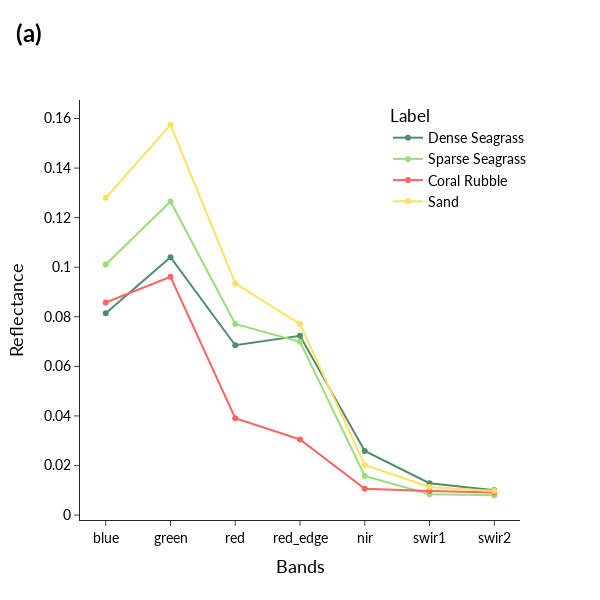
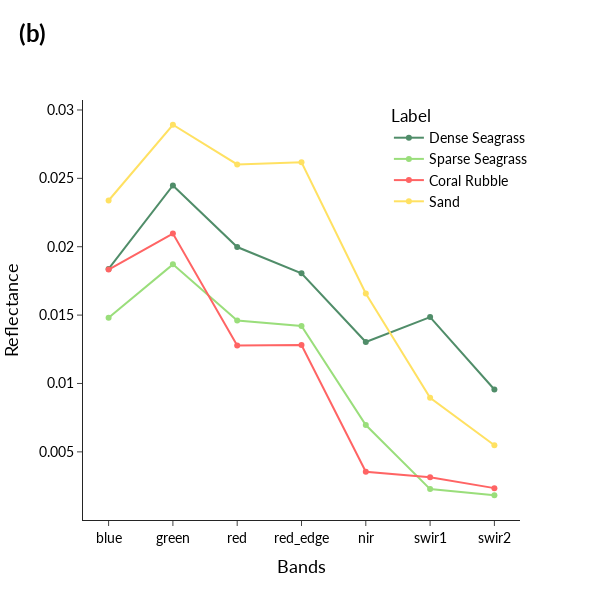

Notebook code cell kept with these figures, in order:
### Code cell
# Font styles
title_font_style = dict(
    family='Lato',
    color='black',
    size=18
)

font_style = dict(
    family='Lato',
    color='black',
    size=14
)

color_map = {
    1: '#508D69',
    2: '#9ADE7B',
    3: '#FF6464',
    4: '#FFE162'
}

labels = {
    1: 'Dense Seagrass', 
    2: 'Sparse Seagrass', 
    3: 'Coral Rubble', 
    4: 'Sand'
}

# Plot for Mean Reflectance Profiles
fig_mean = go.Figure()

for class_level in mean_df['predictions'].unique():
    data_class_mean = mean_df[mean_df['predictions'] == class_level]
    fig_mean.add_trace(
        go.Scatter(
            x=['blue', 'green', 'red', 'red_edge', 'nir', 'swir1', 'swir2'],
            y=[
                data_class_mean['blue_mean'].values[0],
                data_class_mean['green_mean'].values[0],
                data_class_mean['red_mean'].values[0],
                data_class_mean['red_edge_mean'].values[0],
                data_class_mean['nir_mean'].values[0],
                data_class_mean['swir1_mean'].values[0],
                data_class_mean['swir2_mean'].values[0]
            ],
            mode='markers+lines',
            name=labels.get(class_level, "Unknown Class"),
            line=dict(color=color_map.get(class_level, 'black')),
            marker=dict(color=color_map.get(class_level, 'black'))
        )
    )

# Add annotation (a) for Mean Plot
fig_mean.add_annotation(
    text="(a)",
    xref="paper", yref="paper",
    x=-0.15, y=1.2,
    xanchor="left", yanchor="top",
    showarrow=False,
    font=dict(
        family='Lato',
        color='black',
        weight='bold',
        size=24
    )
)

# Update layout for Mean Plot
fig_mean.update_layout(
    xaxis=dict(
        title='Bands',
        titlefont=title_font_style,
        tickfont=font_style
    ),
    yaxis=dict(
        title='Reflectance',
        titlefont=title_font_style,
        tickfont=font_style
    ),
    legend_title='Label',
    legend=dict(
        x=0.7,
        y=1,
        traceorder='normal',
        font=font_style
    ),
    template='simple_white',
    height=600,
    width=600
)

fig_mean.show()

# Save Mean Plot
fig_mean.write_image(
    os.path.join(img_path, 'reflectance_profiles_mean.png'), 
    engine="kaleido", scale=6
)


# Plot for Standard Deviation Reflectance Profiles
fig_std = go.Figure()

for class_level in std_df['predictions'].unique():
    data_class_std = std_df[std_df['predictions'] == class_level]
    fig_std.add_trace(
        go.Scatter(
            x=['blue', 'green', 'red', 'red_edge', 'nir', 'swir1', 'swir2'],
            y=[
                data_class_std['blue_std'].values[0],
                data_class_std['green_std'].values[0],
                data_class_std['red_std'].values[0],
                data_class_std['red_edge_std'].values[0],
                data_class_std['nir_std'].values[0],
                data_class_std['swir1_std'].values[0],
                data_class_std['swir2_std'].values[0]
            ],
            mode='markers+lines',
            name=labels.get(class_level, "Unknown Class"),
            line=dict(color=color_map.get(class_level, 'black')),
            marker=dict(color=color_map.get(class_level, 'black'))
        )
    )

# Add annotation (b) for Std Plot
fig_std.add_annotation(
    text="(b)",
    xref="paper", yref="paper",
    x=-0.15, y=1.2,
    xanchor="left", yanchor="top",
    showarrow=False,
    font=dict(
        family='Lato',
        color='black',
        weight='bold',
        size=24
    )
)

# Update layout for Std Plot
fig_std.update_layout(
    xaxis=dict(
        title='Bands',
        titlefont=title_font_style,
        tickfont=font_style
    ),
    yaxis=dict(
        title='Reflectance',
        titlefont=title_font_style,
        tickfont=font_style
    ),
    legend_title='Label',
    legend=dict(
        x=0.7,
        y=1,
        traceorder='normal',
        font=font_style
    ),
    template='simple_white',
    height=600,
    width=600
)

fig_std.show()

# Save Std Plot
fig_std.write_image(
    os.path.join(img_path, 'reflectance_profiles_std.png'), 
    engine="kaleido", scale=6
)

### Figure 1 — Plotly figure (JSON) as saved in the notebook; plotly's stock layout.template omitted (floating-point values rounded to 4 significant figures)
{"data": [{"line": {"color": "#508D69"}, "marker": {"color": "#508D69"}, "mode": "markers+lines", "name": "Dense Seagrass", "type": "scatter", "x": ["blue", "green", "red", "red_edge", "nir", "swir1", "swir2"], "y": [0.08144, 0.1041, 0.06851, 0.07236, 0.02587, 0.01286, 0.01005]}, {"line": {"color": "#9ADE7B"}, "marker": {"color": "#9ADE7B"}, "mode": "markers+lines", "name": "Sparse Seagrass", "type": "scatter", "x": ["blue", "green", "red", "red_edge", "nir", "swir1", "swir2"], "y": [0.1011, 0.1265, 0.07711, 0.06989, 0.0158, 0.008377, 0.007988]}, {"line": {"color": "#FF6464"}, "marker": {"color": "#FF6464"}, "mode": "markers+lines", "name": "Coral Rubble", "type": "scatter", "x": ["blue", "green", "red", "red_edge", "nir", "swir1", "swir2"], "y": [0.08577, 0.09615, 0.0391, 0.0305, 0.01059, 0.009654, 0.009049]}, {"line": {"color": "#FFE162"}, "marker": {"color": "#FFE162"}, "mode": "markers+lines", "name": "Sand", "type": "scatter", "x": ["blue", "green", "red", "red_edge", "nir", "swir1", "swir2"], "y": [0.128, 0.1575, 0.09346, 0.07706, 0.02022, 0.01132, 0.009689]}], "layout": {"annotations": [{"font": {"color": "black", "family": "Lato", "size": 24, "weight": "bold"}, "showarrow": false, "text": "(a)", "x": -0.15, "xanchor": "left", "xref": "paper", "y": 1.2, "yanchor": "top", "yref": "paper"}], "height": 600, "legend": {"font": {"color": "black", "family": "Lato", "size": 14}, "title": {"text": "Label"}, "traceorder": "normal", "x": 0.7, "y": 1}, "width": 600, "xaxis": {"tickfont": {"color": "black", "family": "Lato", "size": 14}, "title": {"font": {"color": "black", "family": "Lato", "size": 18}, "text": "Bands"}}, "yaxis": {"tickfont": {"color": "black", "family": "Lato", "size": 14}, "title": {"font": {"color": "black", "family": "Lato", "size": 18}, "text": "Reflectance"}}}}

### Figure 2 — Plotly figure (JSON) as saved in the notebook; plotly's stock layout.template omitted (floating-point values rounded to 4 significant figures)
{"data": [{"line": {"color": "#508D69"}, "marker": {"color": "#508D69"}, "mode": "markers+lines", "name": "Dense Seagrass", "type": "scatter", "x": ["blue", "green", "red", "red_edge", "nir", "swir1", "swir2"], "y": [0.01837, 0.02448, 0.01998, 0.01806, 0.01303, 0.01485, 0.009558]}, {"line": {"color": "#9ADE7B"}, "marker": {"color": "#9ADE7B"}, "mode": "markers+lines", "name": "Sparse Seagrass", "type": "scatter", "x": ["blue", "green", "red", "red_edge", "nir", "swir1", "swir2"], "y": [0.01481, 0.01871, 0.0146, 0.01421, 0.006961, 0.002278, 0.001827]}, {"line": {"color": "#FF6464"}, "marker": {"color": "#FF6464"}, "mode": "markers+lines", "name": "Coral Rubble", "type": "scatter", "x": ["blue", "green", "red", "red_edge", "nir", "swir1", "swir2"], "y": [0.01833, 0.02096, 0.01278, 0.01281, 0.003543, 0.003151, 0.002347]}, {"line": {"color": "#FFE162"}, "marker": {"color": "#FFE162"}, "mode": "markers+lines", "name": "Sand", "type": "scatter", "x": ["blue", "green", "red", "red_edge", "nir", "swir1", "swir2"], "y": [0.02338, 0.02892, 0.02602, 0.02617, 0.01658, 0.008948, 0.005487]}], "layout": {"annotations": [{"font": {"color": "black", "family": "Lato", "size": 24, "weight": "bold"}, "showarrow": false, "text": "(b)", "x": -0.15, "xanchor": "left", "xref": "paper", "y": 1.2, "yanchor": "top", "yref": "paper"}], "height": 600, "legend": {"font": {"color": "black", "family": "Lato", "size": 14}, "title": {"text": "Label"}, "traceorder": "normal", "x": 0.7, "y": 1}, "width": 600, "xaxis": {"tickfont": {"color": "black", "family": "Lato", "size": 14}, "title": {"font": {"color": "black", "family": "Lato", "size": 18}, "text": "Bands"}}, "yaxis": {"tickfont": {"color": "black", "family": "Lato", "size": 14}, "title": {"font": {"color": "black", "family": "Lato", "size": 18}, "text": "Reflectance"}}}}
